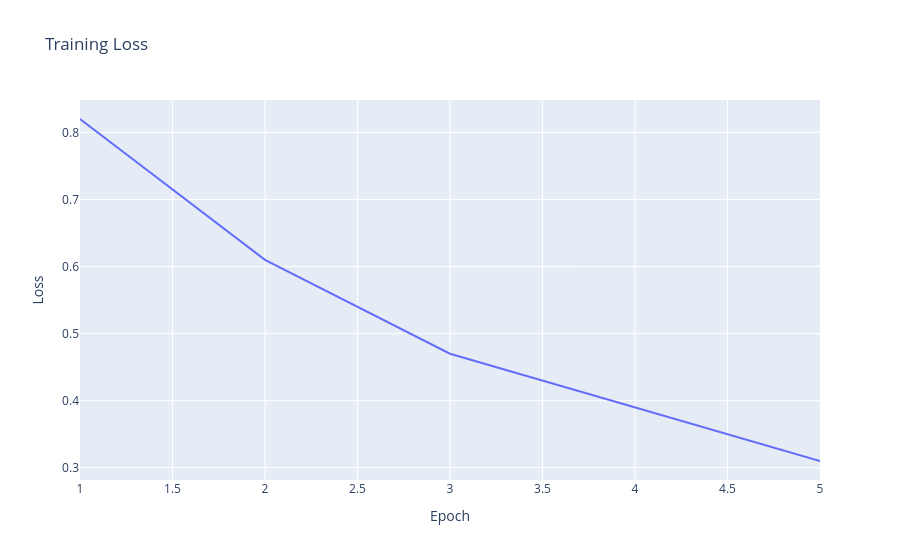

The cell this chart's notebook holds for it:
### Markdown cell above
here labels are python dictionaries

### Code cell
# axis labels
epochs = [1, 2, 3, 4, 5]
loss = [0.82, 0.61, 0.47, 0.39, 0.31]

fig = px.line(
    x=epochs,
    y=loss,
    title="Training Loss",
    labels={
        "x": "Epoch",
        "y": "Loss"
    }
)

fig.show()

### Figure 1 — Plotly figure (JSON) as saved in the notebook; plotly's stock layout.template omitted (floating-point values rounded to 4 significant figures)
{"data": [{"hovertemplate": "Epoch=%{x}<br>Loss=%{y}<extra></extra>", "legendgroup": "", "line": {"color": "#636efa", "dash": "solid"}, "marker": {"symbol": "circle"}, "mode": "lines", "name": "", "orientation": "v", "showlegend": false, "type": "scatter", "x": [1, 2, 3, 4, 5], "xaxis": "x", "y": [0.82, 0.61, 0.47, 0.39, 0.31], "yaxis": "y"}], "layout": {"legend": {"tracegroupgap": 0}, "title": {"text": "Training Loss"}, "xaxis": {"anchor": "y", "domain": [0, 1], "title": {"text": "Epoch"}}, "yaxis": {"anchor": "x", "domain": [0, 1], "title": {"text": "Loss"}}}}
